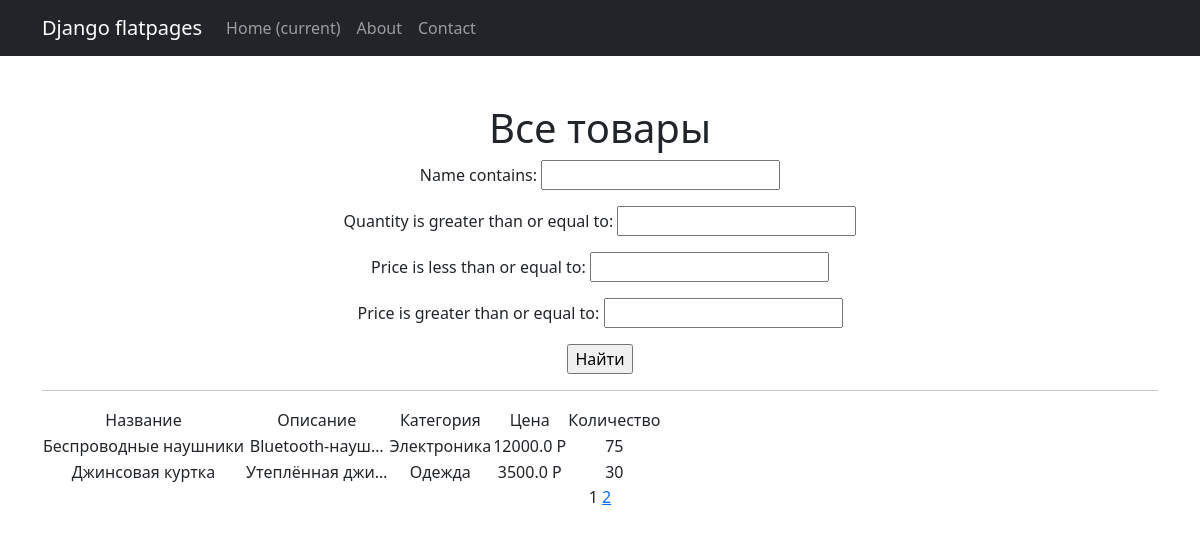
/products/, run on an earlier commit of the app's database.
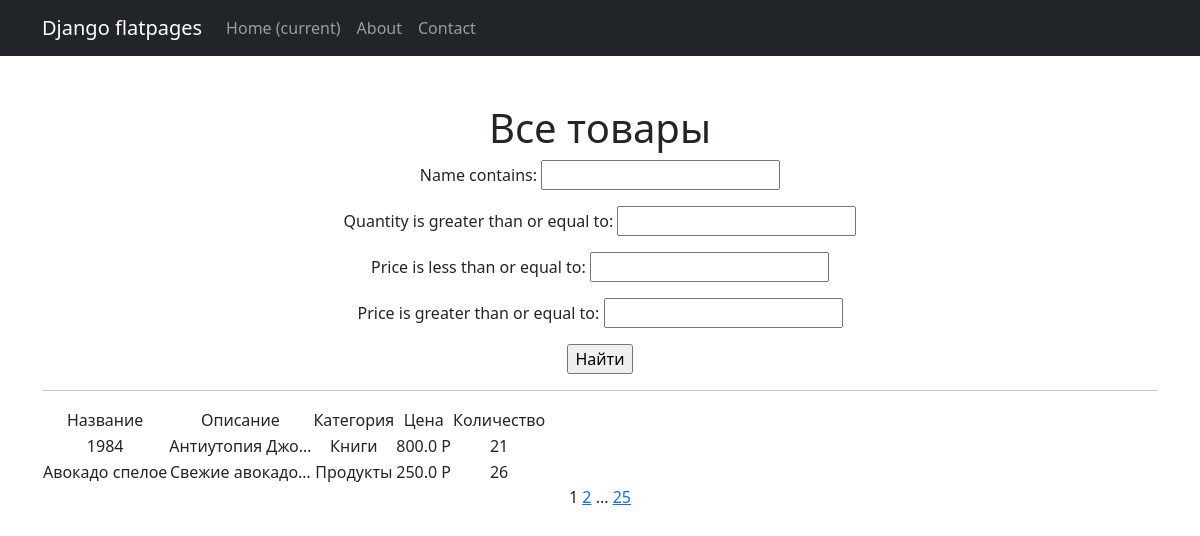
And on a later commit of the database.
### simpleapp/models.py (models this page shows, shortened)
class Product(models.Model):
    name = models.CharField(
        max_length=50,
        unique=True, # названия товаров не должны повторяться
    )
    description = models.TextField()
    quantity = models.IntegerField(
        validators=[MinValueValidator(0)],
    )
    category = models.ForeignKey(
        to='Category',
        on_delete=models.CASCADE,
        related_name='products', # все продукты в категории будут доступны через поле products
    )
    price = models.FloatField(
        validators=[MinValueValidator(0.0)],
    )

class Category(models.Model):
    name = models.CharField(max_length=100, unique=True)

### simpleapp/views.py (the view)
# urls.py: path('', ProductList.as_view(), name='product_list'),
class ProductList(ListView):
    model = Product
    ordering = 'name'
    template_name = 'products.html'
    context_object_name = 'products'
    paginate_by = 2
    def get_queryset(self):
        queryset = super().get_queryset()
        self.filterset = ProductFilter(self.request.GET, queryset)
        return self.filterset.qs
    def get_context_data(self, **kwargs):
        context = super().get_context_data(**kwargs)
        context['filterset'] = self.filterset
        return context

### simpleapp/templatetags/custom_filters.py (called while the page is built)
@register.filter()
def currency(value):
    return f'{value} P'

### simpleapp/templatetags/custom_tags.py (called while the page is built)
@register.simple_tag(takes_context=True)
def url_replace(context, **kwargs):
    d = context['request'].GET.copy()
    for k, v in kwargs.items():
        d[k] = v
    return d.urlencode()

### templates/products.html (shortened to what this page needs)
{% extends 'flatpages/default.html' %}
{% load custom_filters %}
{% load custom_tags %}
{% block content %}
   <h1>Все товары</h1>
   <form action="" method="get">
       {{ filterset.form.as_p }}
       <input type="submit" value="Найти" />
   </form>
   <hr>
   {% if products %}
       <table>
           <tr>
               <td>Название</td>
               <td>Описание</td>
               <td>Категория</td>
               <td>Цена</td>
               <td>Количество</td>
           </tr>
           {% for product in products %}
           <tr>
               <td>{{ product.name }}</td>
               <td>{{ product.description|truncatechars:15 }}</td>
               <td>{{ product.category.name }}</td>
               <td>{{ product.price|currency }}</td>
               <td>{{ product.quantity }}</td>
           </tr>
           {% endfor %}
       </table>
   {% else %}
       <h2>Товаров нет!</h2>
   {% endif %}
   {{ page_obj.number }}
   {% if page_obj.has_next %}
       <a href="?{% url_replace page=page_obj.next_page_number %}">{{ page_obj.next_page_number }}</a>
       {% if paginator.num_pages != page_obj.next_page_number %}
           ...
           <a href="?{% url_replace page=page_obj.paginator.num_pages %}">{{ page_obj.paginator.num_pages }}</a>
       {% endif %}
   {% endif %}
{% endblock content %}

### templates/flatpages/default.html (shortened to what this page needs)
<!DOCTYPE html>
<html lang="en">
    <head>
        {%load static%}
        <link href="{% static 'css/styles.css' %}" rel="stylesheet" />
    </head>
    <body>
        <nav class="navbar navbar-expand-lg navbar-dark bg-dark static-top">
   <div class="container">
       <a class="navbar-brand" href="#">Django flatpages</a>
       <div class="collapse navbar-collapse" id="navbarResponsive">
           <ul class="navbar-nav ml-auto">
               <li class="nav-item active">
                   <a class="nav-link" href="#">Home
                       <span class="sr-only">(current)</span>
                   </a>
               </li>
               <li class="nav-item">
                   <a class="nav-link" href="/about/">About</a>
               </li>
               <li class="nav-item">
                   <a class="nav-link" href="/contacts/">Contact</a>
               </li>
           </ul>
       </div>
   </div>
</nav>
        <div class="container">
            <div class="text-center mt-5">
                {%block content%}
                {%endblock content%}
            </div>
        </div>
    </body>
</html>

What changed in the data, as far as the page shows it:
removed Product: name "Беспроводные наушники", description "Bluetooth-науш…", category.name "Электроника", price "12000.0 P", quantity "75"
removed Product: name "Джинсовая куртка", description "Утеплённая джи…", category.name "Одежда", price "3500.0 P", quantity "30"
added Product: name "1984", description "Антиутопия Джо…", category.name "Книги", price "800.0 P", quantity "21"
added Product: name "Авокадо спелое", description "Свежие авокадо…", category.name "Продукты", price "250.0 P", quantity "26"
Also different on the page:
{{ page_obj.paginator.num_pages }}: (not shown) → "25"
